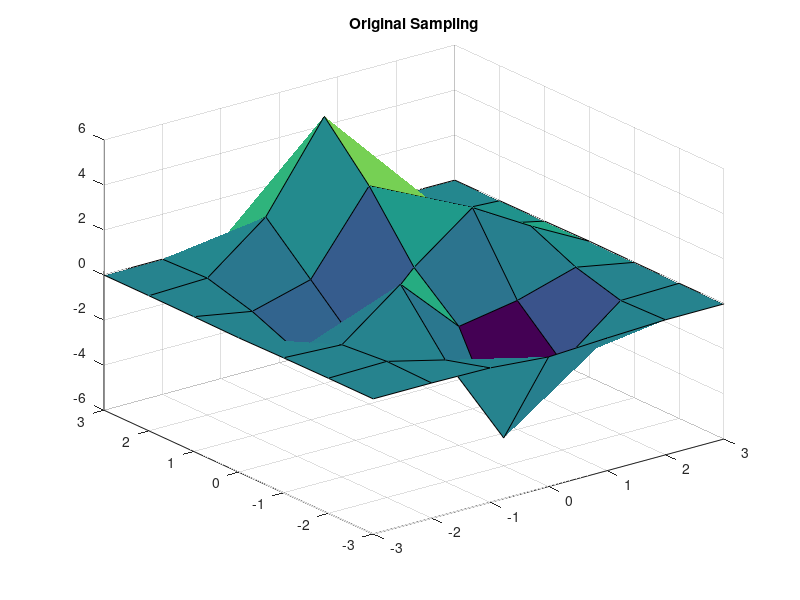
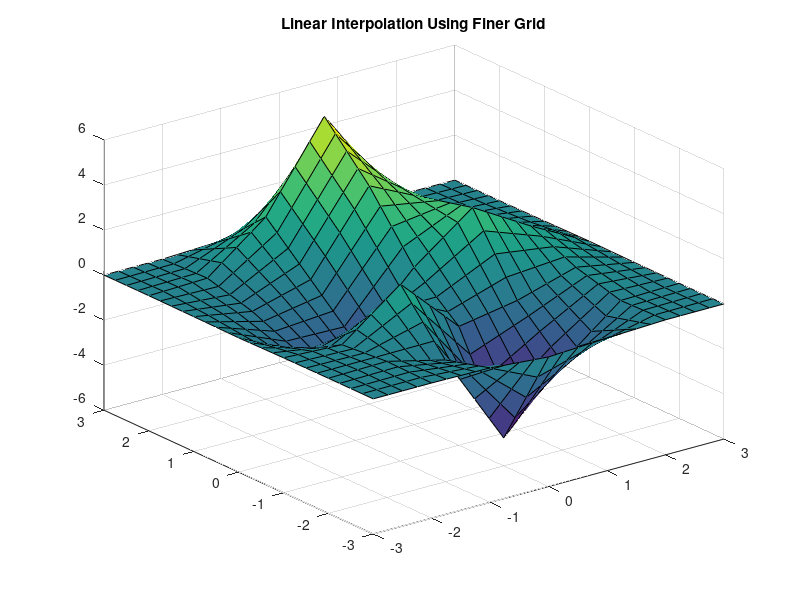

MATLAB code to generate these figures, in order:
[X,Y] = meshgrid(-3:3);
V = peaks(X,Y);
figure
surf(X,Y,V)
title('Original Sampling');
[Xq,Yq] = meshgrid(-3:0.25:3);
Vq = interp2(X,Y,V,Xq,Yq);
figure
surf(Xq,Yq,Vq);
title('Linear Interpolation Using Finer Grid');